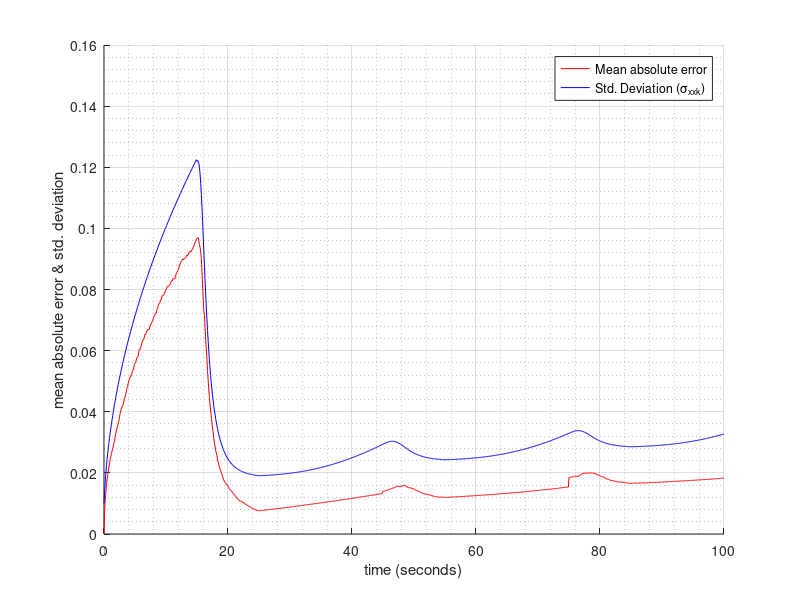

Write the MATLAB code that produced this figure.
clc;
clear;
close all;
%%%%%%%%%%%%%%%%%%%%%%%%%%%%%%%%%%%%%%%%%%%%%%%%%%%%%%%%%%%%%%%%%%%
% Some parameters you can use to set up your solution of SimLab 1
%%%%%%%%%%%%%%%%%%%%%%%%%%%%%%%%%%%%%%%%%%%%%%%%%%%%%%%%%%%%%%%%%%%

length_hallway = 10;
sensor_range = 0.5;

landmarks = [2; 5; 8];

num_landmarks = length(landmarks);

stdev_odometry = 0.1; % m/s
stdev_range = 0.01; % m

%%%%%%%%%%%%%%%%%%%%%%%%%%%%%%%%%%%%%%%%%%%%%%%%%%%%%%%%%%%%%%%%%%%
% Robot's "Ground Truth" Trajectory when it travels the hallway
%%%%%%%%%%%%%%%%%%%%%%%%%%%%%%%%%%%%%%%%%%%%%%%%%%%%%%%%%%%%%%%%%%%

delta_t = 0.1; % time is discretized with a time-step of 0.1 seconds
v_robot = 0.1; % robot travels at a constant speed of 0.1 m/s

t_terminal = length_hallway/v_robot; % time that we reach the end of hall

t_vector = 0:delta_t:t_terminal; % time vector for robot's trajectory
x_vector = 0:v_robot*delta_t:length_hallway; % robot's true position in time
v_vector = ones(1,length(t_vector)).*v_robot;  % robot's true velocity in time

num_states = length(x_vector); % number of discrete-time states in trajectory

N = 1000; % number of trials



%% Define A and initial states
A = [1 0 0 0 0;
    delta_t 1 0 0 0;
    0 0 1 0 0;
    0 0 0 1 0;
    0 0 0 0 1];

x0 = 0;
l1 = 0;
l2 = 0;
l3 = 0;
P0 = [1 0 0 0 0;
    0 0.0001 0 0 0;
    0 0 1 0 0;
    0 0 0 1 0;
    0 0 0 0 1];

Q = [10^(-8) 0 0 0 0;
    0 0 0 0 0;
    0 0 0 0 0;
    0 0 0 0 0;
    0 0 0 0 0];

% sensor noise covariance matrices
R1 = stdev_odometry^2;
R2 = [stdev_odometry^2 0;
    0 stdev_range^2];

x_pos_overall = []; % all x positions across all time steps per trial
stddev_xk_err = []; % std. dev. of position estimate's error across all
                    % time steps

for j = 1:N
    % x position via odometry measurements with noise
    odom =[0];
    for i = 2:length(t_vector)
        odom(i) = v_robot+stdev_odometry*randn(); 
    end
    
    % set initial values
    x_prev = [v_robot x0 l1 l2 l3]';
    P_prev= P0;
    
    % all positions per trial
    x_pos = [x_prev(2)];
    
    % for plotting stddev of position estimate's error
    if j== N
        stddev_xk_err(1) = sqrt(P_prev(2,2));
    end
    
    for i = 2:length(t_vector)
        
        % ===============Time Update================
        xk_hat_pred = A*x_prev;
        Pk_pred = A*P_prev*A' + Q;
        
        % ============Measurement Update=============
        R = R2;
        
        % detection of 1st landmark
        if t_vector(i) >= 15 && t_vector(i) <= 25
            H = [1 0 0 0 0;
                0 -1 1 0 0];
            z = [odom(i) v_robot*(20-t_vector(i))+stdev_range*randn()]';
            
        % detection of 2nd landmark
        elseif t_vector(i) >= 45 && t_vector(i) <= 55
            H = [1 0 0 0 0;
                0 -1 0 1 0];
            z = [odom(i) v_robot*(50-t_vector(i))+stdev_range*randn()]';
            
        % detection of 3rd landmark
        elseif t_vector(i) >= 75 && t_vector(i) <= 85
            H = [1 0 0 0 0;
                0 -1 0 0 1];
            z = [odom(i) v_robot*(80-t_vector(i))+stdev_range*randn()]';
            
        % no landmarks
        else
            H = [1 0 0 0 0];
            R = R1;
            z = [odom(i)]';
            
        end
        
        K = Pk_pred*H'*pinv(H*Pk_pred*H'+R);
        
        % Update prev values
        x_prev = xk_hat_pred + K*(z - H*xk_hat_pred);
        P_prev = (eye(5,5) - K*H)*Pk_pred;
        
        % update position values
        x_pos(i) = x_prev(2);
        
         % for plotting stddev of position estimate's error
        if j == N
            stddev_xk_err(i) = sqrt(P_prev(2,2));
        end
        
    end
    
    x_pos_overall(:,j) = x_pos';
    
end

%% mean absolute error plot
abs_err = [];
mean_abs_err = [];
[m,n] = size(x_pos_overall);
for i = 1:n
    abs_err(:,i) = abs(x_vector' - x_pos_overall(:,i));
end

for i = 1:m
    mean_abs_err(i) = mean(abs_err(i,:));
end

plt1 = line(t_vector,mean_abs_err(:),'Color','r');
hold on
plt2 = line(t_vector,stddev_xk_err,'Color','b');
hold off
grid on
grid minor
legend([plt1 plt2], 'Mean absolute error', 'Std. Deviation (\sigma_x_x_k)')
xlabel('time (seconds)');
ylabel('mean absolute error & std. deviation');